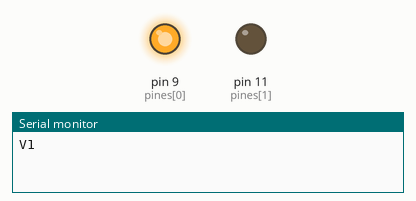
Simulated run of this sketch. Board: Arduino Uno, built with avr-gcc and run on an emulated ATmega328P. On the bench: output pins drawn as LEDs (lit = HIGH), the last lines printed to the serial monitor.

Above: at 2.5 s.
At 13.5 s:
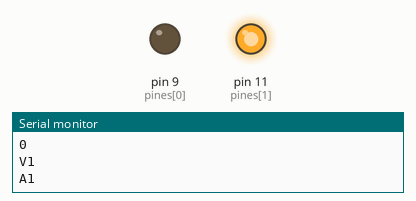
At 18.5 s:
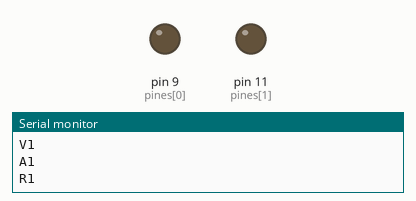
Timing chart, 0 to 27.3 s (numbered marks = the images above):
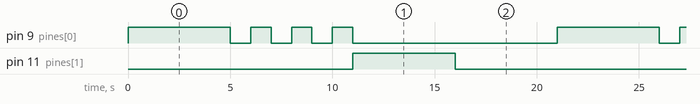

The sketch:

optmi.ino
```cpp
int pines[] = {9, 11 , 13};
int tiempo = 5000;
String mensaje[] = {"V1","A1","R1"};
void setup() {
  for(int i = 0;i < 2;i++){ pinMode(pines[i], OUTPUT); }
  Serial.begin(9600);
}
void loop() {
  for(int i = 0; i < 3; i++){
    Prender(pines[i],mensaje[i],tiempo);
    if(i == 0){
      for(int u = 0; u<3; u++){
        digitalWrite(pines[0], LOW);
        Serial.println("0");
        delay(tiempo/5);
        Prender(pines[0],mensaje[0],tiempo/5);
      }
    }
    digitalWrite(pines[i], LOW);
  }
}
void Prender(int pin, String msg, int temp){
  digitalWrite(pin, HIGH);
        Serial.println(msg);
        delay(temp);
}
```

Measured:
- by itself, pin 9 (pines[0]): repeats every 21.0 s: 3 × (LOW 1.0 s, HIGH 1.0 s), LOW 10.0 s, HIGH 5.0 s
- by itself, pin 11 (pines[1]): alternates HIGH for 5.0 s and LOW for 16.0 s
- by itself, everything shown: repeats every 21.0 s, in 9 steps
